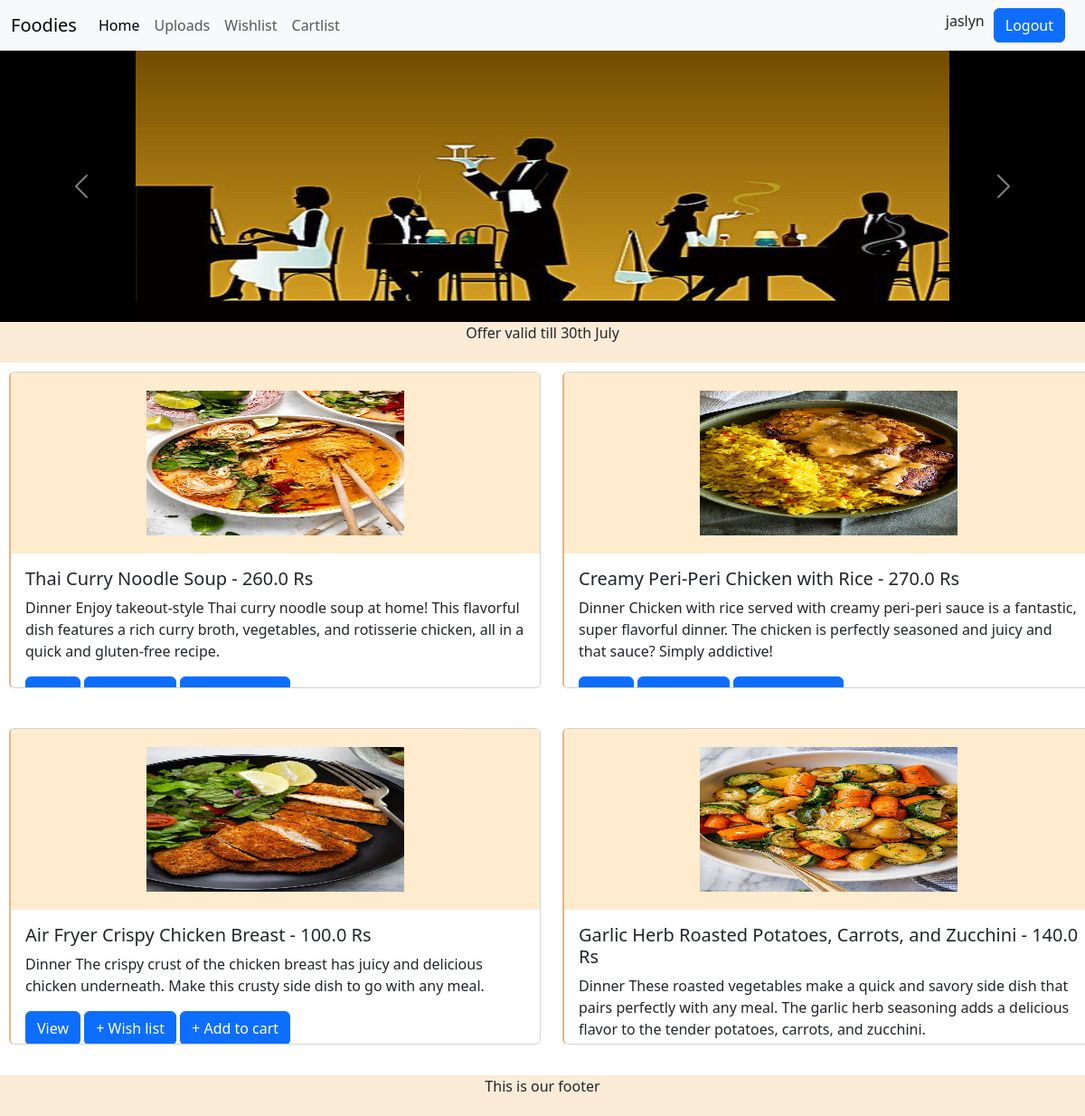
Screenshot of / (signed in) with the database file from the repository.
### Homepage/models.py (models this page shows, shortened)
class FoodImages(models.Model):
    name=models.CharField(max_length=100)
    category = models.TextField()
    cost = models.FloatField()
    images=models.ImageField(upload_to="foodImages/")
    updated = models.DateTimeField(auto_now=True) #updates the filed valuee everytime the instance is saved(to track ur database)
    created = models.DateTimeField(auto_now_add=True)#sets the value when instance is created

### Homepage/views.py (the view)
# urls.py: path('',views.Home,name="home"),
def Home(request):
    Food=FoodImages.objects.all() #to display all the values in the database
    context={'Food':Food}
    return render(request,"home.html",context)

### template/home.html (shortened to what this page needs)
{% extends "main.html"%}
{% block body_block %}
{% load static %}
  <div id="carouselExample" class="carousel slide">
      <div class="carousel-inner">
        <div class="carousel-item active">
          <img src="{% static 'images/hbk1.jpg' %}" class="d-block w-100 pic" alt="..." style="height:300px;width:300px;border-left:150px solid black;border-right:150px solid black;">
        </div>
      </div>
      <button class="carousel-control-prev" type="button" data-bs-target="#carouselExample" data-bs-slide="prev">
        <span class="carousel-control-prev-icon" aria-hidden="true"></span>
      </button>
      <button class="carousel-control-next" type="button" data-bs-target="#carouselExample" data-bs-slide="next">
        <span class="carousel-control-next-icon" aria-hidden="true"></span>
      </button>
  </div>
  <div style="background-color: antiquewhite;width:100%;text-align:center; height:45px">Offer valid till 30th July</div>
  <div class="row">
    {% for item in Food %}
      <div class="col-md-6 mb-4">
        <div class="card" style="width: 100%;">
          <img src="{{ item.images.url }}" class="card-img-top" alt="{{ item.name }}" height="200px" style="padding:20px 150px;background-color:blanchedalmond">
          <div class="card-body">
            <h5 class="card-title">{{ item.name }} - {{ item.cost }} Rs</h5>
            <p class="card-text">{{ item.category }}</p>
            <a href="{% url 'Product' id=item.id %}" class="btn btn-primary">View</a>
            <a href="{% url 'addWish' id=item.id %}" class="btn btn-primary">+ Wish list</a>
            <a href="{% url 'addCart' id=item.id %}" class="btn btn-primary">+ Add to cart</a>
          </div>
        </div>
      </div>
    {% endfor %}
  </div>
{% endblock %}

### template/main.html (shortened to what this page needs)
<!DOCTYPE html>
<html lang="en">
<head>
    <link href="https://cdn.jsdelivr.net/npm/bootstrap@5.3.3/dist/css/bootstrap.min.css" rel="stylesheet">
</head>
<body>
    <nav class="navbar navbar-expand-lg bg-body-tertiary">
        <div class="container-fluid">
          <a class="navbar-brand" href="#">Foodies</a>
          <div class="collapse navbar-collapse" id="navbarSupportedContent">
            <ul class="navbar-nav me-auto mb-2 mb-lg-0">
              <li class="nav-item">
                <a class="nav-link active" aria-current="page" href="{% url 'home' %}">Home</a>
              </li>
              <li class="nav-item">
                <a class="nav-link" href="{% url 'upload_images' %}">Uploads</a>
              </li>
                <a class="nav-link" href="{% url 'show_wishList' %}">Wishlist</a>
                <a class="nav-link" href="{% url 'show_cartList' %}">Cartlist</a>
            </ul>
            {% if user.is_authenticated %}
            <h6>{{user.username}}</h6>
              <a href ="{% url 'Logout' %}">
                <button class="btn btn-primary" type="submit" id="loginButton">Logout</button></a>
            {% else %}
              <a href ="{% url 'Login' %}">
              <button class="btn btn-primary" type="submit" id="loginButton">Login</button></a>
            {% endif %}
          </div>
        </div>
    </nav>
    {% block body_block %}
    {% endblock %}
    <footer style="background-color: antiquewhite;width:100%;text-align:center; height:45px">This is our footer</footer>
</body>
</html>

### template/main.html (style rules this page uses)
#loginButton { margin-left: 10px; margin-right: 10px; }
.card { margin:10px; max-height: 350px; overflow-y: auto; border-left: 2px solid burlywood; }

### rows the page displays
FoodImages: images (picture), name "Thai Curry Noodle Soup", cost "260.0", category "Dinner Enjoy takeout-style Thai curry noodle soup at home! This flavorful dish features a rich curry broth, vegetables, and rotisserie chicken, all in a quick and gluten-free recipe."
FoodImages: images (picture), name "Creamy Peri-Peri Chicken with Rice", cost "270.0", category "Dinner Chicken with rice served with creamy peri-peri sauce is a fantastic, super flavorful dinner. The chicken is perfectly seasoned and juicy and that sauce? Simply addictive!"
FoodImages: images (picture), name "Air Fryer Crispy Chicken Breast", cost "100.0", category "Dinner The crispy crust of the chicken breast has juicy and delicious chicken underneath. Make this crusty side dish to go with any meal."
FoodImages: images (picture), name "Garlic Herb Roasted Potatoes, Carrots, and Zucchini", cost "140.0", category "Dinner These roasted vegetables make a quick and savory side dish that pairs perfectly with any meal. The garlic herb seasoning adds a delicious flavor to the tender potatoes, carrots, and zucchini."

### other values shown
{{ user.username }} "jaslyn"
